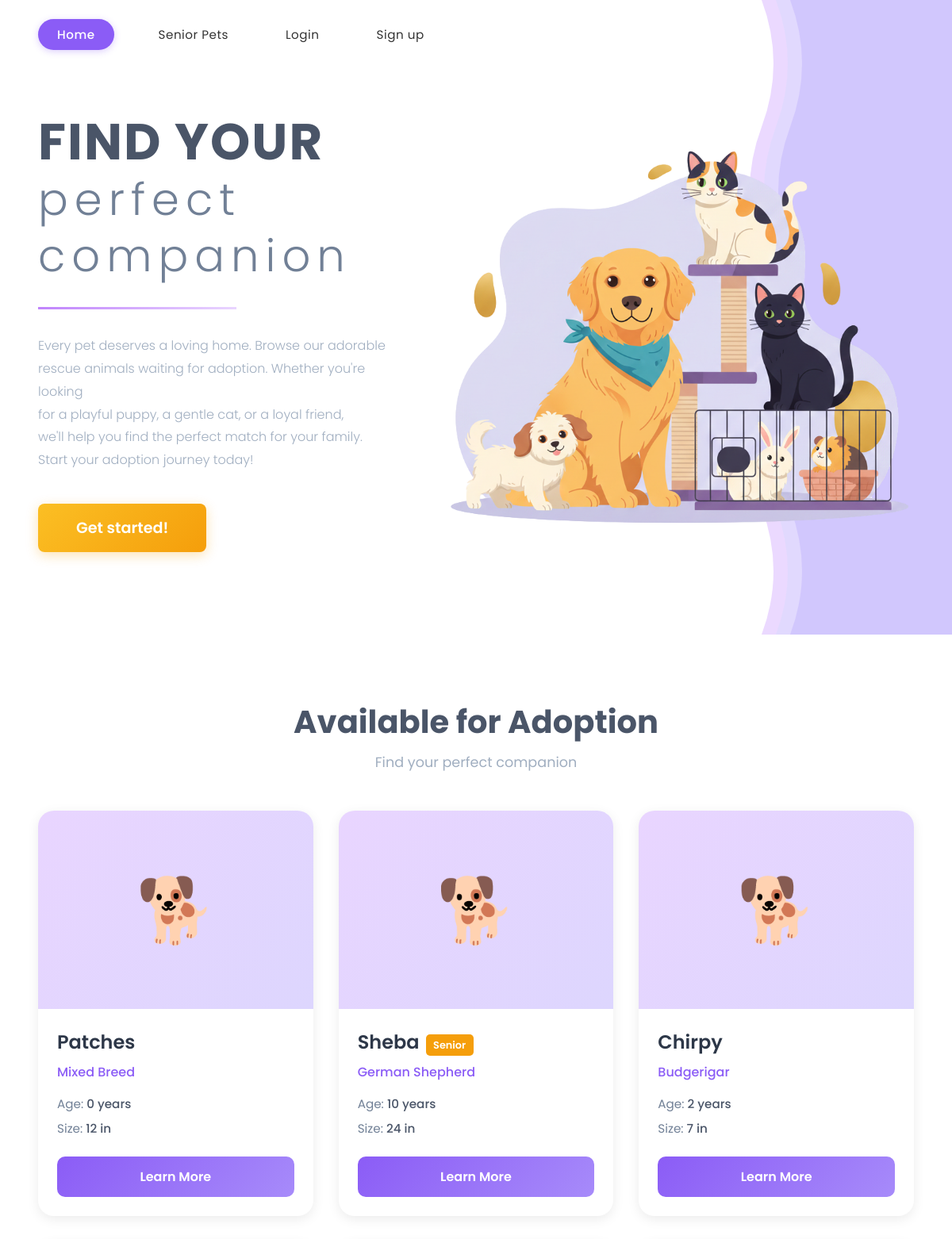
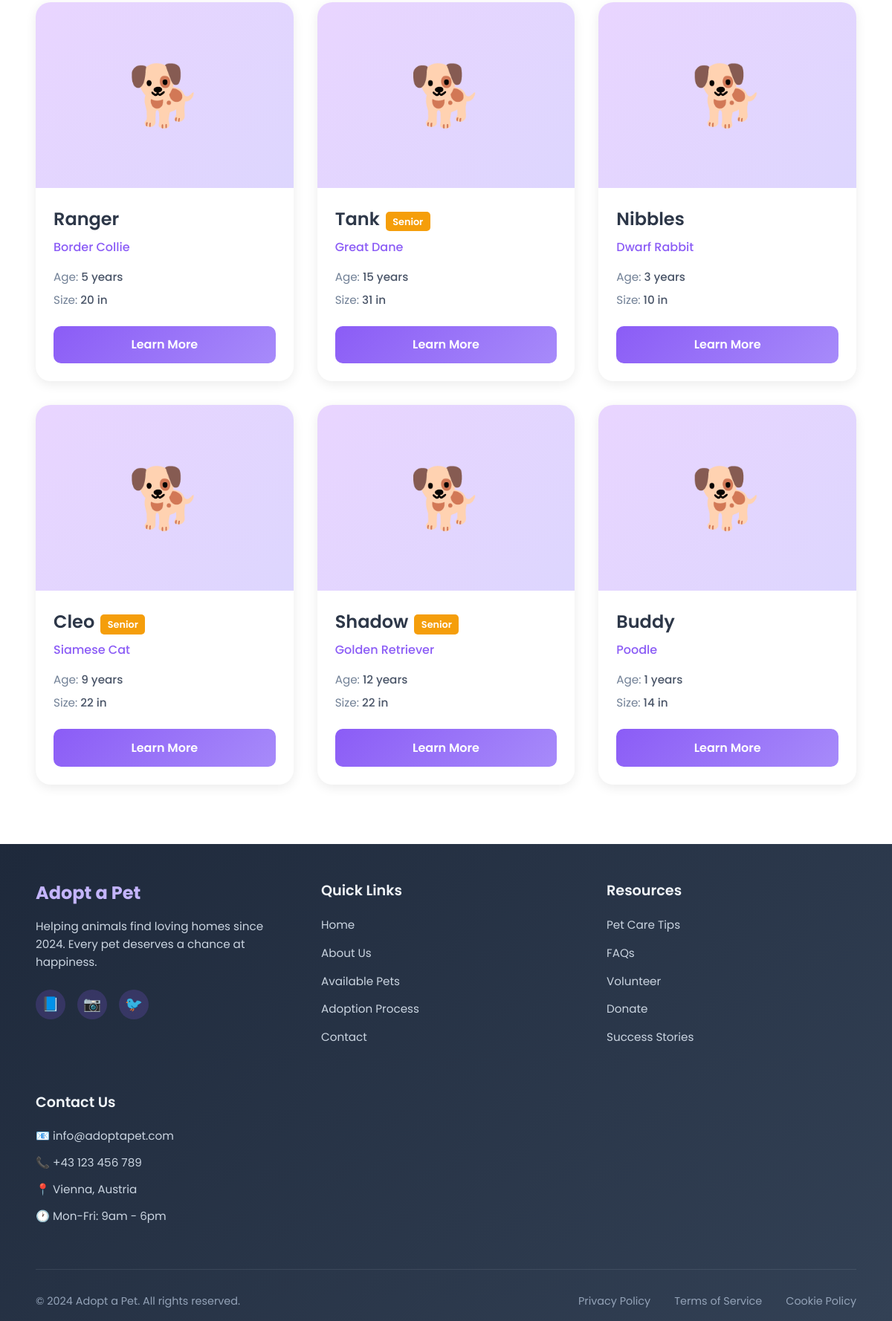
The app's page /home.php with its own data (2 pictures, top to bottom).
### tables this page shows
CREATE TABLE IF NOT EXISTS `animals` (
  `ID` int NOT NULL AUTO_INCREMENT,
  `name` varchar(25) DEFAULT NULL,
  `photo` varchar(500) DEFAULT NULL,
  `location` varchar(30) DEFAULT NULL,
  `description` varchar(255) DEFAULT NULL,
  `size` varchar(10) DEFAULT NULL,
  `age` int DEFAULT NULL,
  `vaccinated` enum('Yes','No') DEFAULT NULL,
  `breed` varchar(30) DEFAULT NULL,
  `status` enum('Adopted','Available') NOT NULL,
  PRIMARY KEY (`ID`)
);

### home.php (the view, shortened to what this page needs)
<?php
require_once 'config/db-connection.php';
$sql = "SELECT * FROM animals WHERE status = 'Available' ORDER BY id DESC";
$result = mysqli_query($conn, $sql);
?>
<!DOCTYPE html>
<html lang="en">
<head>
    <link rel="stylesheet" href="css/base.css">
    <link rel="stylesheet" href="css/hero.css">
    <link rel="stylesheet" href="css/pets.css">
    <link rel="stylesheet" href="css/responsive.css">
</head>
<body>
    <div class="blob-background">
    </div>
    <header class="main-header">
        <nav class="nav-container">
            <div class="nav-links">
                <a href="home.php" class="nav-link active">Home</a>
                <a href="php/senior.php" class="nav-link">Senior Pets</a>
                <?php if (isset($_SESSION['user_id'])): ?>
                    <?php if (isset($_SESSION['user']['role']) && $_SESSION['user']['role'] === 'admin'): ?>
                        <a href="php/dashboard.php" class="nav-link">Admin Dashboard</a>
                    <?php endif; ?>
                    <a href="php/profile.php" class="nav-link">Profile</a>
                    <a href="php/logout.php" class="nav-link">Logout</a>
                    <span class="nav-link" style="color:#8b5cf6;font-weight:600;">👋 Welcome, <?php echo htmlspecialchars($_SESSION['user']['first_name']); ?>!</span>
                <?php else: ?>
                    <a href="php/login.php" class="nav-link">Login</a>
                    <a href="php/sign_up.php" class="nav-link">Sign up</a>
                <?php endif; ?>
            </div>
        </nav>
    </header>
    <section class="hero-section">
        <div class="hero-container">
            <div class="hero-content">
                <h1 class="hero-title">
                    FIND YOUR<br>
                    <span class="hero-subtitle">perfect companion</span>
                </h1>
                <div class="divider"></div>
                <p class="hero-text">
                    Every pet deserves a loving home. Browse our adorable<br>
                    rescue animals waiting for adoption. Whether you're looking<br>
                    for a playful puppy, a gentle cat, or a loyal friend,<br>
                    we'll help you find the perfect match for your family.<br>
                    Start your adoption journey today!
                </p>
                <?php if (!isset($_SESSION['user_id'])): ?>
                    <a href="php/sign_up.php" class="cta-button" style="display:inline-block;text-decoration:none;">Get started!</a>
                <?php endif; ?>
            </div>
            <div class="hero-illustration">
                <div class="illustration-bg">
                    <img src="img/hero_pic.png" alt="Pet Adoption Illustration" class="hero-image">
                </div>
            </div>
        </div>
    </section>
    <section class="pets-section">
        <div class="pets-container">
            <h2 class="section-title">Available for Adoption</h2>
            <p class="section-subtitle">Find your perfect companion</p>
            <div class="pets-grid">
                <?php
                if (mysqli_num_rows($result) > 0) {
                    while($animal = mysqli_fetch_assoc($result)) {
                        $isSenior = $animal['age'] > 8 ? '<span style="background:#f59e0b;color:white;padding:0.3rem 0.6rem;border-radius:5px;font-size:0.8rem;margin-left:0.5rem;">Senior</span>' : '';
                        ?>
                        <div class="pet-card">
                            <div class="pet-image">
                                <?php if (!empty($animal['photo'])): ?>
                                    <span class="pet-placeholder" style="display:none;">🐕</span>
                                <?php else: ?>
                                    <span class="pet-placeholder">🐕</span>
                                <?php endif; ?>
                            </div>
                            <div class="pet-info">
                                <h3 class="pet-name"><?php echo htmlspecialchars($animal['name']); ?><?php echo $isSenior; ?></h3>
                                <p class="pet-breed"><?php echo htmlspecialchars($animal['breed']); ?></p>
                                <p class="pet-details">Age: <span class="detail-value"><?php echo htmlspecialchars($animal['age']); ?> years</span></p>
                                <p class="pet-details">Size: <span class="detail-value"><?php echo htmlspecialchars($animal['size']); ?></span></p>
                                <div style="display:flex;gap:0.5rem;flex-direction:column;">
                                    <a href="php/details.php?id=<?php echo isset($animal['ID']) ? $animal['ID'] : (isset($animal['id']) ? $animal['id'] : 0); ?>" class="pet-btn">Learn More</a>
                                </div>
                            </div>
                        </div>
                        <?php
                    }
                } else {
                    echo '<p style="text-align:center;color:#718096;grid-column:1/-1;">No animals available for adoption at the moment.</p>';
                }
                ?>
            </div>
        </div>
    </section>
    <footer class="main-footer">
        <div class="footer-container">
            <div class="footer-grid">
                <div class="footer-column">
                    <h3 class="footer-title">Adopt a Pet</h3>
                    <p class="footer-text">
                        Helping animals find loving homes since 2024.
                        Every pet deserves a chance at happiness.
                    </p>
                    <div class="social-links">
                        <a href="#" class="social-link">📘</a>
                        <a href="#" class="social-link">📷</a>
                        <a href="#" class="social-link">🐦</a>
                    </div>
                </div>
                <div class="footer-column">
                    <h4 class="footer-heading">Quick Links</h4>
                    <ul class="footer-links">
                        <li><a href="home.php">Home</a></li>
                        <li><a href="php/about.php">About Us</a></li>
                        <li><a href="home.php">Available Pets</a></li>
                        <li><a href="php/adoption_process.php">Adoption Process</a></li>
                        <li><a href="php/contact.php">Contact</a></li>
                    </ul>
                </div>
                <div class="footer-column">
                    <h4 class="footer-heading">Resources</h4>
                    <ul class="footer-links">
                        <li><a href="php/pet_care.php">Pet Care Tips</a></li>
                        <li><a href="php/faqs.php">FAQs</a></li>
                        <li><a href="php/volunteer.php">Volunteer</a></li>
                        <li><a href="php/donate.php">Donate</a></li>
                        <li><a href="php/success_stories.php">Success Stories</a></li>
                    </ul>
                </div>
                <div class="footer-column">
                    <h4 class="footer-heading">Contact Us</h4>
                    <ul class="footer-contact">
                        <li>📧 info@adoptapet.com</li>
                        <li>📞 +43 123 456 789</li>
                        <li>📍 Vienna, Austria</li>
                        <li>🕐 Mon-Fri: 9am - 6pm</li>
                    </ul>
                </div>
            </div>
            <div class="footer-bottom">
                <p>&copy; 2024 Adopt a Pet. All rights reserved.</p>
                <div class="footer-bottom-links">
                    <a href="php/privacy_policy.php">Privacy Policy</a>
                    <a href="php/terms_of_service.php">Terms of Service</a>
                    <a href="php/cookie_policy.php">Cookie Policy</a>
                </div>
            </div>
        </div>
    </footer>
</body>
</html>

### css/base.css (style rules this page uses)
* { margin: 0; padding: 0; box-sizing: border-box; }
body { font-family: 'Poppins', sans-serif; overflow-x: hidden; background: #ffffff; min-height: 100vh; position: relative; }
.blob-background { position: fixed; top: 0; right: 0; width: 50%; height: 100vh; z-index: 0; pointer-events: none; }
.main-header { position: fixed; top: 0; left: 0; right: 0; z-index: 1000; background: transparent; backdrop-filter: none; box-shadow: none; }
.nav-container { max-width: 1400px; margin: 0 auto; padding: 1.5rem 3rem; }
.nav-links { display: flex; gap: 2.5rem; align-items: center; }
.nav-link { text-decoration: none; color: #333; font-size: 0.95rem; font-weight: 400; transition: all 0.3s ease; letter-spacing: 0.5px; padding: 0.5rem 1rem; background: rgba(255, 255, 255, 0.9); border-radius: 20px; }
.nav-link.active { color: #fff; font-weight: 500; padding: 0.5rem 1.5rem; background: #8b5cf6; border-radius: 25px; box-shadow: 0 2px 8px rgba(139, 92, 246, 0.3); }
.main-footer { background: linear-gradient(135deg, #1e293b 0%, #334155 100%); color: #e2e8f0; padding: 3rem 0 1rem; position: relative; z-index: 10; }
.footer-container { max-width: 1400px; margin: 0 auto; padding: 0 3rem; }
.footer-grid { display: grid; grid-template-columns: repeat(auto-fit, minmax(250px, 1fr)); gap: 3rem; margin-bottom: 3rem; }
.footer-column { display: flex; flex-direction: column; }
.footer-title { font-size: 1.5rem; font-weight: 700; color: #c4b5fd; margin-bottom: 1rem; }
.footer-text { font-size: 0.95rem; line-height: 1.6; color: #cbd5e1; margin-bottom: 1.5rem; }
.social-links { display: flex; gap: 1rem; }
.social-link { width: 40px; height: 40px; background: rgba(139, 92, 246, 0.2); border-radius: 50%; display: flex; align-items: center; justify-content: center; text-decoration: none; font-size: 1.2rem; transition: all 0.3s ease; }
.footer-heading { font-size: 1.2rem; font-weight: 600; color: #f1f5f9; margin-bottom: 1.2rem; }
.footer-links { list-style: none; }
.footer-links li { margin-bottom: 0.8rem; }
.footer-links a { color: #cbd5e1; text-decoration: none; font-size: 0.95rem; transition: color 0.3s ease; }
.footer-contact { list-style: none; }
.footer-contact li { color: #cbd5e1; font-size: 0.95rem; margin-bottom: 0.8rem; }
.footer-bottom { border-top: 1px solid rgba(226, 232, 240, 0.1); padding-top: 2rem; display: flex; justify-content: space-between; align-items: center; flex-wrap: wrap; gap: 1rem; }
.footer-bottom p { color: #94a3b8; font-size: 0.9rem; }
.footer-bottom-links { display: flex; gap: 2rem; }
.footer-bottom-links a { color: #94a3b8; text-decoration: none; font-size: 0.9rem; transition: color 0.3s ease; }

### css/hero.css (style rules this page uses)
.hero-section { position: relative; min-height: 100vh; padding-top: 120px; overflow: hidden; }
.hero-container { max-width: 1400px; margin: 0 auto; padding: 0 3rem; display: flex; align-items: center; justify-content: space-between; gap: 4rem; position: relative; z-index: 2; }
.hero-content { flex: 1; max-width: 600px; }
.hero-title { font-size: 4rem; font-weight: 700; color: #4a5568; line-height: 1.1; margin-bottom: 1rem; letter-spacing: 2px; }
.hero-subtitle { font-size: 3.5rem; font-weight: 300; color: #718096; letter-spacing: 8px; }
.divider { width: 250px; height: 3px; background: linear-gradient(90deg, #c084fc 0%, #e9d5ff 100%); margin: 2rem 0; }
.hero-text { font-size: 1rem; line-height: 1.8; color: #a0aec0; margin-bottom: 2.5rem; font-weight: 300; }
.cta-button { background: linear-gradient(135deg, #fbbf24 0%, #f59e0b 100%); color: white; border: none; padding: 1rem 3rem; font-size: 1.2rem; font-weight: 600; border-radius: 8px; cursor: pointer; box-shadow: 0 4px 15px rgba(245, 158, 11, 0.3); transition: all 0.3s ease; }
.hero-illustration { flex: 1; display: flex; justify-content: center; align-items: center; }
.illustration-bg { width: 600px; height: 600px; background: transparent; border-radius: 50%; display: flex; align-items: center; justify-content: center; position: relative; animation: float 6s ease-in-out infinite; }
.hero-image { width: 120%; height: 120%; object-fit: contain; position: relative; z-index: 2; }

### records on screen
animals: name "Patches", breed "Mixed Breed", age "0", size "12 in"
animals: name "Sheba", shows "Senior", breed "German Shepherd", age "10", size "24 in"
animals: name "Chirpy", breed "Budgerigar", age "2", size "7 in"
animals: name "Ranger", breed "Border Collie", age "5", size "20 in"
animals: name "Tank", shows "Senior", breed "Great Dane", age "15", size "31 in"
animals: name "Nibbles", breed "Dwarf Rabbit", age "3", size "10 in"
animals: name "Cleo", shows "Senior", breed "Siamese Cat", age "9", size "22 in"
animals: name "Shadow", shows "Senior", breed "Golden Retriever", age "12", size "22 in"
animals: name "Buddy", breed "Poodle", age "1", size "14 in"
